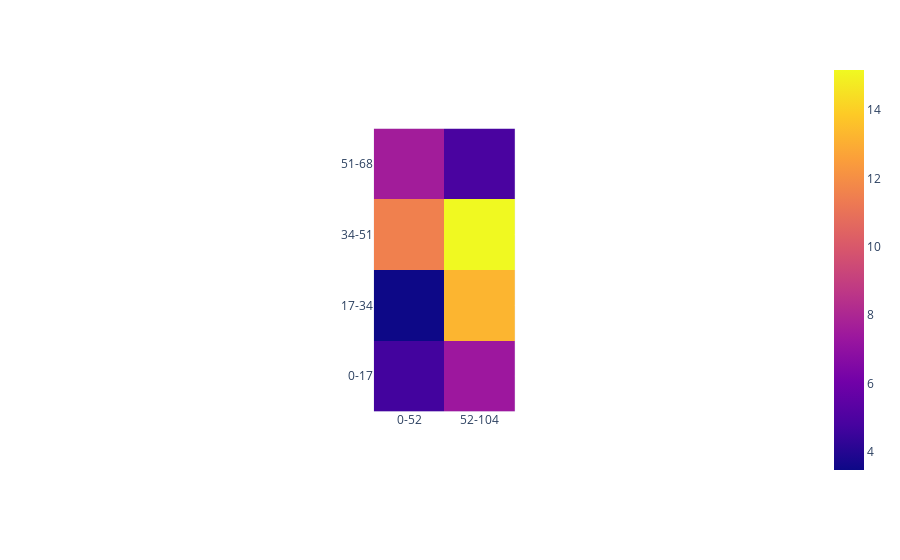

Write notebook code for a chart like this one.
### Code cell
pcolorplotter(rrll_regionwisevaep)

### Figure 1 — Plotly figure (JSON) as saved in the notebook; plotly's stock layout.template omitted (floating-point values rounded to 4 significant figures)
{"data": [{"coloraxis": "coloraxis", "hovertemplate": "x: %{x}<br>y: %{y}<br>color: %{z}<extra></extra>", "type": "heatmap", "x": ["0-52", "52-104"], "y": ["51-68", "34-51", "17-34", "0-17"], "z": [[7.595, 4.898], [11.52, 15.17], [3.477, 13.23], [4.71, 7.394]]}], "layout": {"autosize": true, "coloraxis": {"colorscale": [[0, "#0d0887"], [0.1111, "#46039f"], [0.2222, "#7201a8"], [0.3333, "#9c179e"], [0.4444, "#bd3786"], [0.5556, "#d8576b"], [0.6667, "#ed7953"], [0.7778, "#fb9f3a"], [0.8889, "#fdca26"], [1, "#f0f921"]]}, "margin": {"t": 60}, "xaxis": {"autorange": true, "constrain": "domain", "domain": [0.403, 0.597], "range": [-0.5, 1.5], "scaleanchor": "y", "type": "category"}, "yaxis": {"autorange": true, "constrain": "domain", "domain": [0, 1], "range": [3.5, -0.5], "type": "category"}}}
